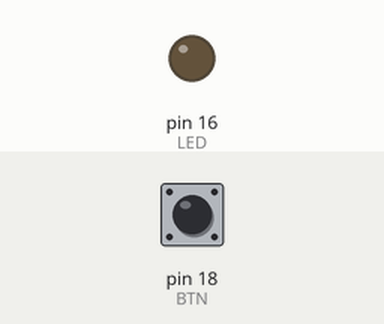
This program was run on a simulated MicroPython board. Shown: output pins drawn as LEDs (lit = HIGH). Inputs (shaded band) come from the test bench; at power-on: pin 18 (BTN) HIGH.

Above: at 1.2 s.
1.3 s: pin 18 (BTN) pulsed LOW 2 times (0.12 s each, 0.3 s apart)
At 2.0 s:
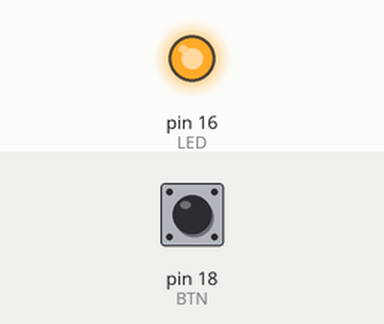
3.4 s: pin 18 (BTN) pulled LOW for 0.15 s
At 4.8 s:
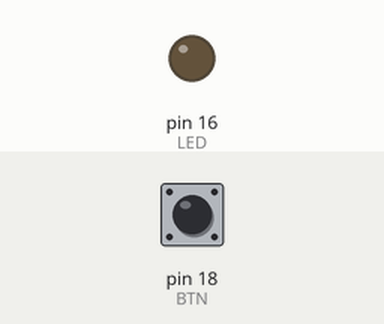
Timing chart, 0 to 6.4 s (numbered marks = the images above; inputs shaded):
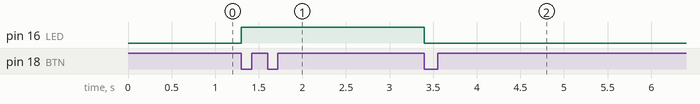

The program:

GPIO_1.0.py
```python
# GPIO version 1.0
# Looping in a while without the use of interrupts

# code pas pratique, l'appui du bouton lors de l'exécution de sleep() est ignoré

import machine
import utime
LED = machine.Pin(16, machine.Pin.OUT)
BTN = machine.Pin(18, machine.Pin.IN)

while True:
    while BTN.value() == 0:
        LED.value(0)
    while BTN.value() == 0:
        LED.toggle()
        utime.sleep(2)
    while BTN.value() == 0:
        LED.toggle()
        utime.sleep(1)
```

Measured:
- after the input at 1.3 s, pin 16 (LED): LOW → HIGH at once
- after the input at 3.4 s, pin 16 (LED): HIGH → LOW at once
